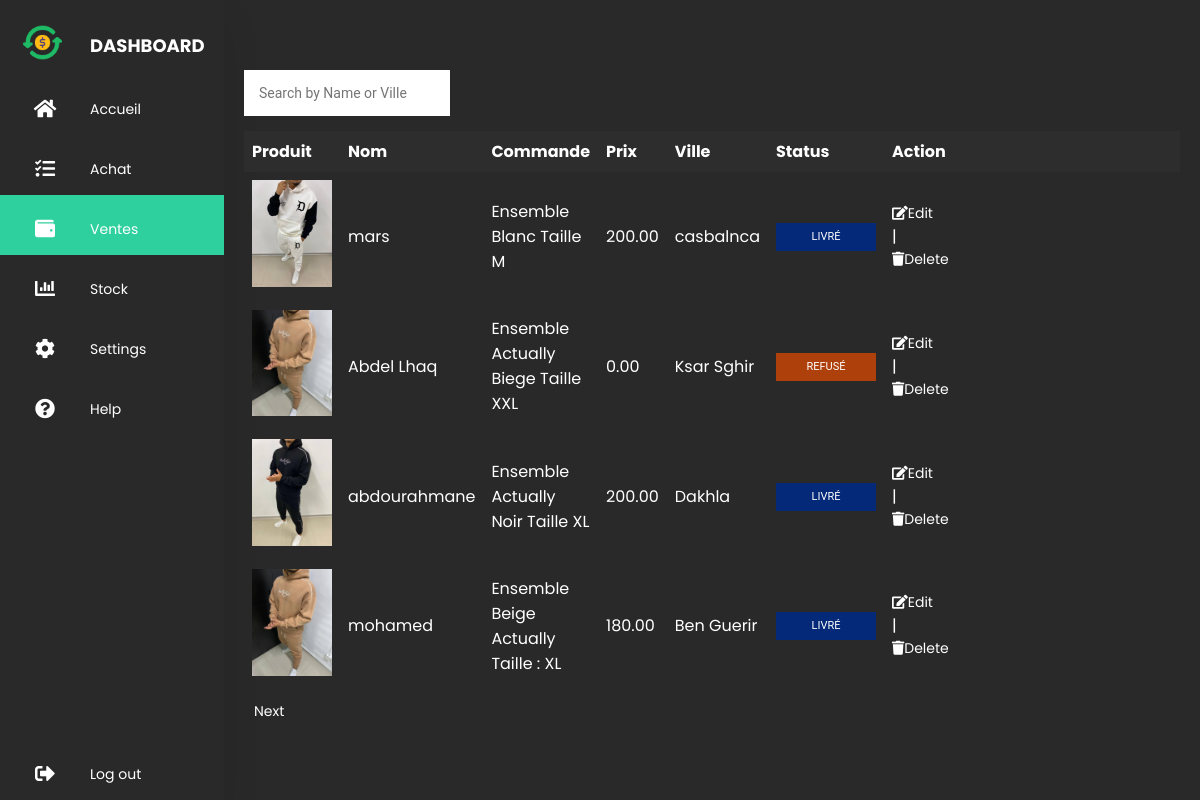
The app's page /entre.php (signed in) with its own data.
### tables this page shows
CREATE TABLE `entrer` (
  `id` int(11) NOT NULL,
  `image` varchar(255) NOT NULL,
  `name` varchar(255) NOT NULL,
  `commande` varchar(255) NOT NULL,
  `prix` decimal(10,2) NOT NULL,
  `ville` varchar(255) NOT NULL,
  `status` varchar(50) NOT NULL
);

### entre.php (the view, shortened to what this page needs)
<?php
include 'db.php';
?>
<!DOCTYPE html>
<html>
<head>
    <link rel="stylesheet" href="css/sortie.css" />
    <link rel="stylesheet" href="https://cdnjs.cloudflare.com/ajax/libs/font-awesome/5.15.4/css/all.min.css" />
</head>
<body>
<div class="container">
    <?php include 'menu.php'; ?>
    <section class="main">
            <br>
            <br>
        <div class="search-bar">
            <form method="GET">
                <input class="cherch" type="text" name="search_query" id="searchQuery" placeholder="Search by Name or Ville" required>
            </form>
        </div>
        <table>
            <thead>
            <tr>
                <th>Produit</th>
                <th>Nom</th>
                <th>Commande</th>
                <th>Prix</th>
                <th>Ville</th>
                <th>Status</th>
                <th>Action</th>
            </tr>
            </thead>
            <tbody>
            <?php
            if (isset($_GET['search_query'])) {
                $searchQuery = $_GET['search_query'];
                $searchSql = "SELECT * FROM entrer WHERE name LIKE ? OR ville LIKE ?";
                $stmt = $conn->prepare($searchSql);
                if ($stmt) {
                    $searchParam = "%" . $searchQuery . "%";
                    $stmt->bind_param("ss", $searchParam, $searchParam);
                    $stmt->execute();
                    $result = $stmt->get_result();
                    $stmt->close();
                    if ($result->num_rows > 0) {
                        while ($rowEntrer = $result->fetch_assoc()) {
                            echo "<tr>";
                            echo "<td><img src='" . $rowEntrer["image"] . "' alt='Client Image' width='80'></td>";
                            echo "<td>" . $rowEntrer["name"] . "</td>";
                            echo "<td>" . $rowEntrer["commande"] . "</td>";
                            echo "<td>" . $rowEntrer["prix"] . "</td>";
                            echo "<td>" . $rowEntrer["ville"] . "</td>";
                            $statusClass = "";
                            switch ($rowEntrer["status"]) {
                                case "Livré":
                                    $statusClass = "livre";
                                    break;
                                case "Refusé":
                                    $statusClass = "refuse";
                                    break;
                                default:
                                    $statusClass = "default-button";
                                    break;
                            }
                            echo "<td>";
                            echo "<center>";
                            echo "<button class='status-button $statusClass'>" . $rowEntrer["status"] . "</button>";
                            echo "</center>";
                            echo "</td>";
                            echo "<td><a href='javascript:void(0);' class='edit-client' data-client-id='" . $rowEntrer["id"] . "'><i class='fas fa-edit'></i> Edit</a> | <a href='delete_entre.php?id=" . $rowEntrer["id"] . "'><i class='fas fa-trash'></i> Delete</a></td>";
                            echo "</tr>";
                        }
                    } else {
                        echo "<tr><td colspan='7'>No clients with matching criteria found in 'entrer' table.</td></tr>";
                    }
                }
            }
            else {
                $perPage = 4;
                if (isset($_GET['page'])) {
                    $currentPage = $_GET['page'];
                } else {
                    $currentPage = 1;
                }
                $startIndex = is_numeric($currentPage) ? ($currentPage - 1) * $perPage : 0;
                $sql = "SELECT * FROM entrer ORDER BY id DESC LIMIT $startIndex, $perPage";
                $result = $conn->query($sql);
                if ($result->num_rows > 0) {
                    while ($rowEntrer = $result->fetch_assoc()) {
                        echo "<tr>";
                        echo "<td><img src='" . $rowEntrer["image"] . "' alt='Client Image' width='80'></td>";
                        echo "<td>" . $rowEntrer["name"] . "</td>";
                        echo "<td>" . $rowEntrer["commande"] . "</td>";
                        echo "<td>" . $rowEntrer["prix"] . "</td>";
                        echo "<td>" . $rowEntrer["ville"] . "</td>";
                        $statusClass = "";
                        switch ($rowEntrer["status"]) {
                            case "Livré":
                                $statusClass = "livre";
                                break;
                            case "Refusé":
                                $statusClass = "refuse";
                                break;
                        }
                        echo "<td>";
                        echo "<center>";
                        echo "<button class='status-button $statusClass'>" . $rowEntrer["status"] . "</button>";
                        echo "</center>";
                        echo "</td>";
                        echo "<td><a href='javascript:void(0);' class='edit-client' data-client-id='" . $rowEntrer["id"] . "'><i class='fas fa-edit'></i> Edit</a> | <a href='delete_entre.php?id=" . $rowEntrer["id"] . "'><i class='fas fa-trash'></i> Delete</a></td>";
                        echo "</tr>";
                    }
                } else {
                    echo "<tr><td colspan='7'>No clients found in 'entrer' table.</td></tr>";
                }
            }
            ?>
            </tbody>
        </table>
        <?php
        $perPage = 4;
        if (isset($_GET['page'])) {
            $currentPage = $_GET['page'];
        } else {
            $currentPage = 1;
        }
        $startIndex = ($currentPage - 1) * $perPage;
        $sqlCount = "SELECT COUNT(*) AS total FROM entrer";
        $countResult = $conn->query($sqlCount);
        $countRow = $countResult->fetch_assoc();
        $totalClients = $countRow['total'];
        echo '<div class="here">';
        if (is_numeric($totalClients) && is_numeric($startIndex) && $totalClients > $startIndex + $perPage) {
            echo "<a class='dd' href='entre.php?page=" . ($currentPage + 1) . "'>Next</a>";
        }
        echo '</div>';
        ?>
    </section>
</div>
</body>
</html>

### css/sortie.css (style rules this page uses)
* { margin: 0; padding: 0; outline: none; border: none; text-decoration: none; box-sizing: border-box; font-family: "Poppins", sans-serif; }
body { background: #292929; }
.container { display: flex; }
a { position: relative; color: white; font-size: 14px; display: table; width: 280px; padding: 10px; }
.main { position: relative; padding: 20px; width: 100%; }
table { width: 100%; border-collapse: collapse; }
th, td { padding: 8px; text-align: left; color: #FFFFFF; }
th { background-color: #2d2d2d; }
input { font-family: "Roboto", sans-serif; outline: 0; width: 100%; border: 0; margin: 0 0 15px; padding: 15px; box-sizing: border-box; font-size: 14px; }
.status-button { font-family: "Roboto", sans-serif; text-transform: uppercase; outline: 0; border: none; padding: 8px; color: #FFFFFF; -webkit-transition: all 0.3s ease; transition: all 0.3s ease; cursor: pointer; line-height: 12px; font-size: 11px; width: 100px; }
.livre { background: #032978; }
.refuse { background-color: #ae400b; color: white; }
.cherch { font-family: "Roboto", sans-serif; outline: 0; width: 22%; border: 0; margin: 0 0 15px; padding: 15px; box-sizing: border-box; font-size: 14px; }

### records on screen
entrer: image (picture), name "mars", commande "Ensemble Blanc Taille M", prix "200.00", ville "casbalnca", status "LIVRÉ"
entrer: image (picture), name "Abdel Lhaq", commande "Ensemble Actually Biege Taille XXL", prix "0.00", ville "Ksar Sghir", status "REFUSÉ"
entrer: image (picture), name "abdourahmane", commande "Ensemble Actually Noir Taille XL", prix "200.00", ville "Dakhla", status "LIVRÉ"
entrer: image (picture), name "mohamed", commande "Ensemble Beige Actually Taille : XL", prix "180.00", ville "Ben Guerir", status "LIVRÉ"
